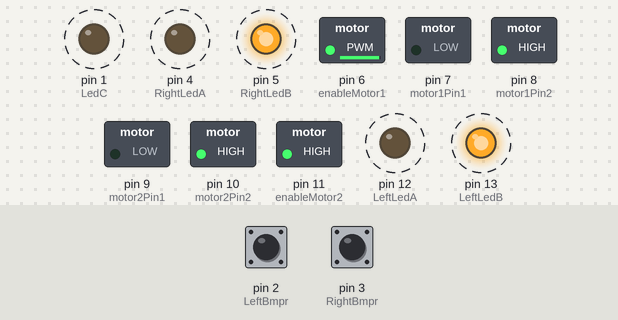
A sketch run on a simulated Arduino Uno, built with avr-gcc and run on an emulated ATmega328P. Parts: switched loads named in the sketch (green lamp = pin HIGH), output pins drawn as LEDs (lit = HIGH). Dashed ring = blinking. The inputs (shaded band) are chosen by the test bench; at power-on: pin 2 (LeftBmpr) HIGH, pin 3 (RightBmpr) HIGH.

Above: at 6.5 s.
6.6 s: pin 2 (LeftBmpr) pulled LOW for 2.45 s
At 8.39 s:
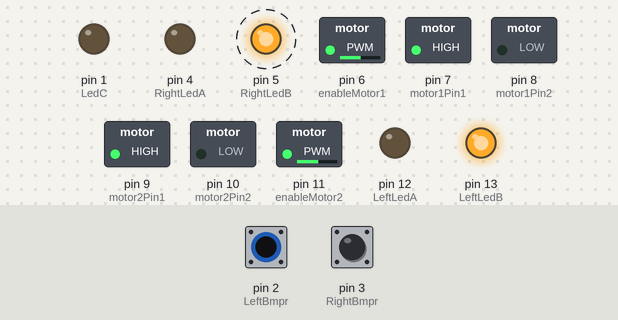
At 10.09 s:
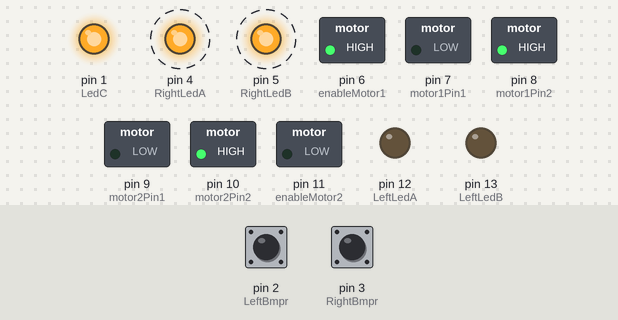
10.5 s: pin 3 (RightBmpr) pulled LOW for 2.45 s
At 12.09 s:
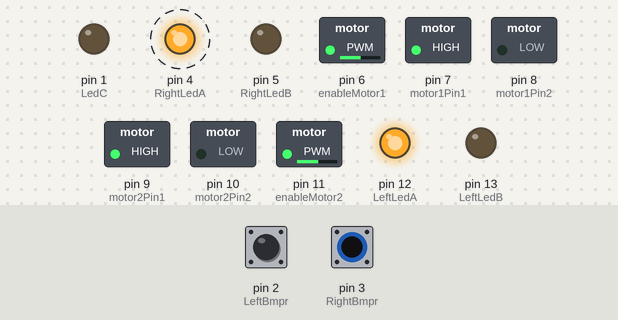
Timing chart, 0 to 21.1 s (numbered marks = the images above; inputs shaded):
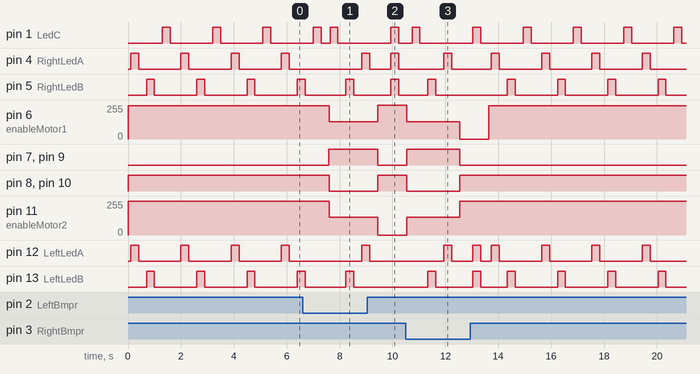

Measured:
- after the input at 6.6 s, pin 4 (RightLedA): alternates HIGH for 0.30 s and LOW for 0.80 s, starting after 2.2 s; pin 6 (enableMotor1): 250/255 → 130/255 after 1.0 s, → 255/255 1.8 s later
- after the input at 10.5 s, pin 6 (enableMotor1): 255/255 → 130/255 at once, → 0/255 2.0 s later, → 250/255 1.1 s later; pin 7 (motor1Pin1), pin 9 (motor2Pin1): LOW → HIGH at once, → LOW 2.0 s later; pin 8 (motor1Pin2), pin 10 (motor2Pin2): HIGH → LOW at once, → HIGH 2.0 s later; pin 11 (enableMotor2): 0/255 → 135/255 at once, → 255/255 2.0 s later
- by itself, pin 4 (RightLedA): alternates HIGH for 0.30 s and LOW for 1.6 s

The sketch:

BasicDrillBD.ino
```cpp
const int LedC = 1, LeftLedA = 12, RightLedA = 4, LeftLedB = 13, RightLedB = 5, LeftBmpr = 2, RightBmpr = 3;

const int motor1Pin1 = 7;
const int motor1Pin2 = 8;
const int enableMotor1 = 6;
const int motor2Pin1 = 9;
const int motor2Pin2 = 10;
const int enableMotor2 = 11;

void setup() {
  pinMode(motor1Pin1, OUTPUT);  //LEFT MOTOR
  pinMode(motor1Pin2, OUTPUT);
  pinMode(enableMotor1, OUTPUT);
  pinMode(motor2Pin1, OUTPUT);   //RIGHT MOTOR
  pinMode(motor2Pin2, OUTPUT);
  pinMode(enableMotor2, OUTPUT);
  pinMode(LedC, OUTPUT);
  pinMode(LeftLedA, OUTPUT);
  pinMode(RightLedA, OUTPUT);
  pinMode(LeftLedB, OUTPUT);
  pinMode(RightLedB, OUTPUT);
  pinMode(LeftBmpr, INPUT);
  pinMode(RightBmpr, INPUT);
  /*GoSlow();
  LedFwd();
  delay(2000);
  GoMedium();
  LedFwd();
  delay(2000);
  Go();
  LedFwd();
  delay(2000);
  Stop();*/
}

void loop() {
  /*
  Functions List:
  Go();
  GoMedium();
  GoSlow();
  Stop();
  GoLeft();
  GoRight();
  Reverse();
  LedFwd();
  LedBck();
  LedTurnLeft();
  LedTurnRight();
  */
  Go();
  delay(100);
  LedFwd();

  if(digitalRead(LeftBmpr) == LOW){
    Reverse();
    delay(40);
    LedBck();
    Stop();
    GoRight();
    delay(500);
    LedTurnRight();
  }

  if(digitalRead(RightBmpr) == LOW){
    Reverse();
    delay(200);
    LedBck();
    Stop();
    GoLeft();
    delay(500);
    LedTurnLeft();
  }
}
void Stop(){
    digitalWrite(motor1Pin1, LOW);
    digitalWrite(motor1Pin2, LOW);
    digitalWrite(motor2Pin1, LOW);
    digitalWrite(motor2Pin2, LOW);
}
void Go(){
  // Left motor forward
  digitalWrite(motor1Pin1, LOW);
  digitalWrite(motor1Pin2, HIGH);
  analogWrite(enableMotor1, 250);  //250n rather than 255 to compensate for the motor speed
  // Right Motor forward
  digitalWrite(motor2Pin1, LOW);
  digitalWrite(motor2Pin2, HIGH);
  analogWrite(enableMotor2, 255);   //255
}
void GoSlow(){
  // Left motor forward
  digitalWrite(motor1Pin1, LOW);
  digitalWrite(motor1Pin2, HIGH);
  analogWrite(enableMotor1, 120);  //250
  // Right Motor forward
  digitalWrite(motor2Pin1, LOW);
  digitalWrite(motor2Pin2, HIGH);
  analogWrite(enableMotor2, 125);   //255
}
void GoMedium(){
  // Left motor forward
  digitalWrite(motor1Pin1, LOW);
  digitalWrite(motor1Pin2, HIGH);
  analogWrite(enableMotor1, 170);  //250
  // Right Motor forward
  digitalWrite(motor2Pin1, LOW);
  digitalWrite(motor2Pin2, HIGH);
  analogWrite(enableMotor2, 175);   //255
}
void GoLeft(){
  // Left motor forward
  digitalWrite(motor1Pin1, LOW);
  digitalWrite(motor1Pin2, HIGH);
  analogWrite(enableMotor1, 0);
  // Right Motor forward
  digitalWrite(motor2Pin1, LOW);
  digitalWrite(motor2Pin2, HIGH);
  analogWrite(enableMotor2, 255);
}
void GoRight(){
  // Left motor forward
  digitalWrite(motor1Pin1, LOW);
  digitalWrite(motor1Pin2, HIGH);
  analogWrite(enableMotor1, 255);
  // Right Motor forward
  digitalWrite(motor2Pin1, LOW);
  digitalWrite(motor2Pin2, HIGH);
  analogWrite(enableMotor2, 0);
}
void Reverse(){
  // Left motor reverse
  digitalWrite(motor1Pin1, HIGH);
  digitalWrite(motor1Pin2, LOW);
  analogWrite(enableMotor1, 130); //150
  // Right Motor reverse
  digitalWrite(motor2Pin1, HIGH);
  digitalWrite(motor2Pin2, LOW);
  analogWrite(enableMotor2, 135); //155
}
void LedFwd(){
    digitalWrite(LeftLedA, HIGH);
    digitalWrite(RightLedA, HIGH);
    delay(300);
    digitalWrite(LeftLedA, LOW);
    digitalWrite(RightLedA, LOW);
    delay(300);
    digitalWrite(LeftLedB, HIGH);
    digitalWrite(RightLedB, HIGH);
    delay(300);
    digitalWrite(LeftLedB, LOW);
    digitalWrite(RightLedB, LOW);
    delay(300);
    digitalWrite(LedC, HIGH);
    delay(300);
    digitalWrite(LedC, LOW);
    delay(300);
}
void LedBck(){
    digitalWrite(LedC, HIGH);
    delay(300);
    digitalWrite(LedC, LOW);
    delay(300);
    digitalWrite(LeftLedB, HIGH);
    digitalWrite(RightLedB, HIGH);
    delay(300);
    digitalWrite(LeftLedB, LOW);
    digitalWrite(RightLedB, LOW);
    delay(300);
    digitalWrite(LeftLedA, HIGH);
    digitalWrite(RightLedA, HIGH);
    delay(300);
    digitalWrite(LeftLedA, LOW);
    digitalWrite(RightLedA, LOW);
    delay(300);
}
void LedTurnLeft(){
    digitalWrite(LeftLedA, HIGH);
    digitalWrite(LeftLedB, HIGH);
    digitalWrite(LedC, HIGH);
    delay(300);
    digitalWrite(LeftLedA, LOW);
    digitalWrite(LeftLedB, LOW);
    digitalWrite(LedC, LOW);
    delay(300);
}
void LedTurnRight(){
    digitalWrite(RightLedA, HIGH);
    digitalWrite(RightLedB, HIGH);
    digitalWrite(LedC, HIGH);
    delay(300);
    digitalWrite(RightLedA, LOW);
    digitalWrite(RightLedB, LOW);
    digitalWrite(LedC, LOW);
    delay(300);
}
```
